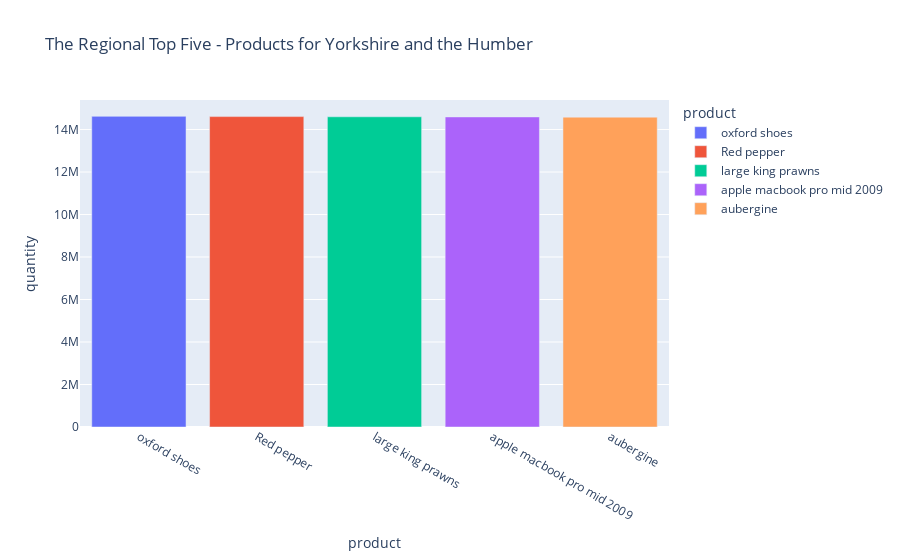

Source (notebook cell):
### Code cell
#Brief 1 top five products for the region 
px.bar(top_five_products_region.head(), x='product', y='quantity', color='product', title=f'The Regional Top Five - Products for {region}'  )

### Figure 1 — Plotly figure (JSON) as saved in the notebook; plotly's stock layout.template omitted (floating-point values rounded to 4 significant figures)
{"data": [{"alignmentgroup": "True", "hovertemplate": "product=%{x}<br>quantity=%{y}<extra></extra>", "legendgroup": "oxford shoes", "marker": {"color": "#636efa", "pattern": {"shape": ""}}, "name": "oxford shoes", "offsetgroup": "oxford shoes", "orientation": "v", "showlegend": true, "textposition": "auto", "type": "bar", "x": ["oxford shoes"], "xaxis": "x", "y": [14619950], "yaxis": "y"}, {"alignmentgroup": "True", "hovertemplate": "product=%{x}<br>quantity=%{y}<extra></extra>", "legendgroup": "Red pepper", "marker": {"color": "#EF553B", "pattern": {"shape": ""}}, "name": "Red pepper", "offsetgroup": "Red pepper", "orientation": "v", "showlegend": true, "textposition": "auto", "type": "bar", "x": ["Red pepper"], "xaxis": "x", "y": [14608216], "yaxis": "y"}, {"alignmentgroup": "True", "hovertemplate": "product=%{x}<br>quantity=%{y}<extra></extra>", "legendgroup": "large king prawns", "marker": {"color": "#00cc96", "pattern": {"shape": ""}}, "name": "large king prawns", "offsetgroup": "large king prawns", "orientation": "v", "showlegend": true, "textposition": "auto", "type": "bar", "x": ["large king prawns"], "xaxis": "x", "y": [14599232], "yaxis": "y"}, {"alignmentgroup": "True", "hovertemplate": "product=%{x}<br>quantity=%{y}<extra></extra>", "legendgroup": "apple macbook pro mid 2009", "marker": {"color": "#ab63fa", "pattern": {"shape": ""}}, "name": "apple macbook pro mid 2009", "offsetgroup": "apple macbook pro mid 2009", "orientation": "v", "showlegend": true, "textposition": "auto", "type": "bar", "x": ["apple macbook pro mid 2009"], "xaxis": "x", "y": [14592690], "yaxis": "y"}, {"alignmentgroup": "True", "hovertemplate": "product=%{x}<br>quantity=%{y}<extra></extra>", "legendgroup": "aubergine", "marker": {"color": "#FFA15A", "pattern": {"shape": ""}}, "name": "aubergine", "offsetgroup": "aubergine", "orientation": "v", "showlegend": true, "textposition": "auto", "type": "bar", "x": ["aubergine"], "xaxis": "x", "y": [14581449], "yaxis": "y"}], "layout": {"barmode": "relative", "legend": {"title": {"text": "product"}, "tracegroupgap": 0}, "title": {"text": "The Regional Top Five - Products for Yorkshire and the Humber"}, "xaxis": {"anchor": "y", "categoryarray": ["oxford shoes", "Red pepper", "large king prawns", "apple macbook pro mid 2009", "aubergine"], "categoryorder": "array", "domain": [0, 1], "title": {"text": "product"}}, "yaxis": {"anchor": "x", "domain": [0, 1], "title": {"text": "quantity"}}}}
